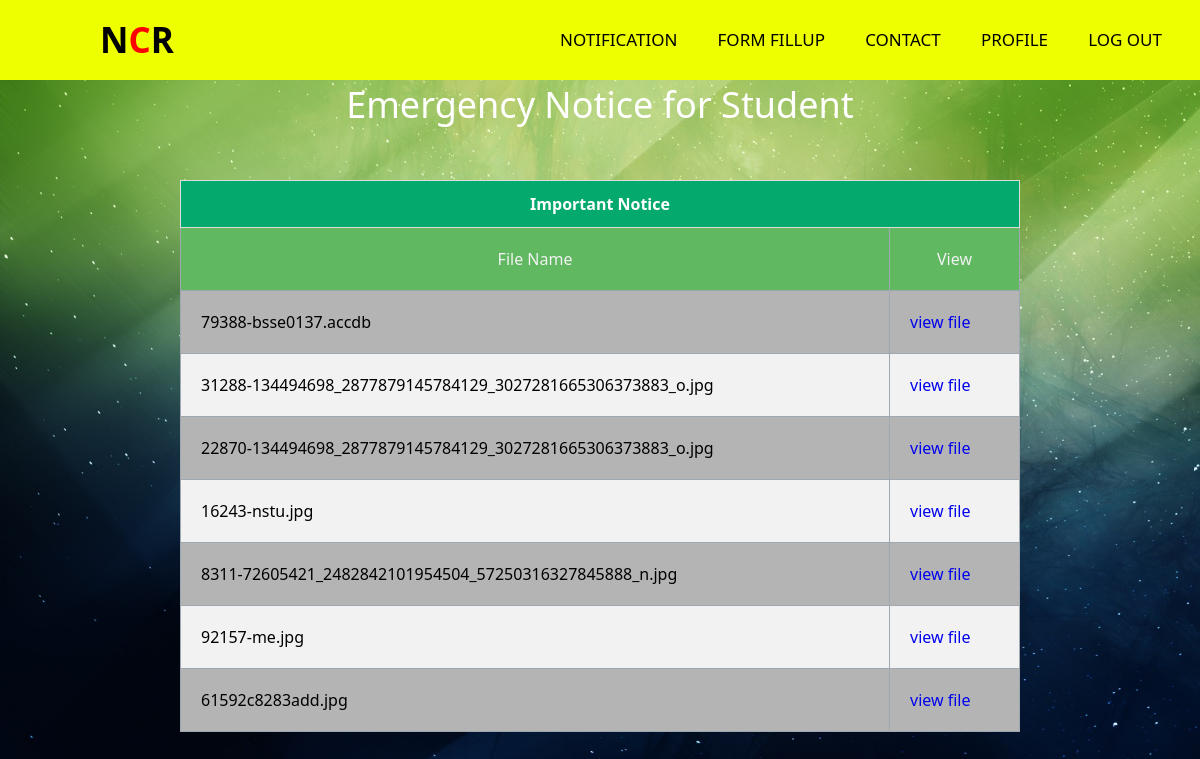
/view.php (signed in), run on the app's committed database.
### tables this page shows
CREATE TABLE `uploadform` (
  `id` int(10) NOT NULL,
  `file` varchar(100) NOT NULL,
  `type` varchar(100) NOT NULL,
  `size` int(11) NOT NULL
);

### view.php (the view, shortened to what this page needs)
<?php
include("header.php");
$servername = "localhost";
$username = "root";
$password = "";
$dbname = "multiuser";
$conn = mysqli_connect($servername, $username, $password, $dbname);
?>
<!DOCTYPE html>
<head>
   <link rel="stylesheet" href="upload.css">
   <link rel="stylesheet" href="style.css">
   <link rel="stylesheet" href="table.css">
</head>
<body>
   <div id="header">
      <label>Emergency Notice for Student</label>
   </div>
   <div id="body">
      <table>
         <tr>
            <th colspan="2">Important Notice<label></label></th>
         </tr>
         <tr>
            <td id="file_name">File Name</td>
            <td id="view_file">View</td>
         </tr>
         <?php
         $sql = "SELECT * FROM uploadform";
         $result_set = mysqli_query($conn, $sql);
         while ($row = mysqli_fetch_array($result_set)) {
         ?>
            <tr>
               <td><?php echo $row['file'] ?></td>
               <td><a href="images/<?php echo $row['file'] ?>" target="_blank">view file</a></td>
            </tr>
         <?php
         }
         ?>
      </table>
   </div>
</body>
</html>

### upload.css (style rules this page uses)
#header { text-align: center; width: 100%; height: 50px; color: #fff; font-size: 36px; }
#body { text-align: center; margin-top: 100px; }
#body table { margin: 0 auto; position: relative; bottom: 50px; }
table td, th { padding: 20px; border: solid #9fa8b0 1px; border-collapse: collapse; }

### style.css (style rules this page uses)
* { padding: 0; margin: 0; text-decoration: none; list-style: none; box-sizing: border-box; font-family: 'Segoe UI', Tahoma, Geneva, Verdana, sans-serif; }
body { background-image: url("images/green-sky-nature.jpg"); background-size: cover; }

### table.css (style rules this page uses)
table { border-collapse: collapse; width: 70%; }
td, th { border: 1px solid #ddd; padding: 8px; }
table tr:nth-child(even) { background-color: #f2f2f2; }
table tr:nth-child(odd) { background-color: #b4b4b4; }
#file_name, #view_file { background-color: rgb(96, 184, 96); color: #f2f2f2; text-align: center; }
table th { padding-top: 12px; padding-bottom: 12px; text-align: center; background-color: #04AA6D; color: white; }

### data on the page
uploadform: file "79388-bsse0137.accdb"
uploadform: file "31288-134494698_2877879145784129_3027281665306373883_o.jpg"
uploadform: file "22870-134494698_2877879145784129_3027281665306373883_o.jpg"
uploadform: file "16243-nstu.jpg"
uploadform: file "8311-72605421_2482842101954504_57250316327845888_n.jpg"
uploadform: file "92157-me.jpg"
uploadform: file "61592c8283add.jpg"
